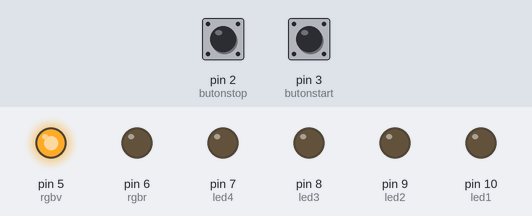
This program was run on a simulated Arduino Uno, built with avr-gcc and run on an emulated ATmega328P. Parts: output pins drawn as LEDs (lit = HIGH). Dashed ring = blinking. The inputs (shaded band) are chosen by the test bench; at power-on: pin 3 (butonstart) HIGH, pin 2 (butonstop) HIGH.

Above: at 1.2 s.
1.3 s: pin 3 (butonstart) pulled LOW for 0.15 s
At 1.7 s:
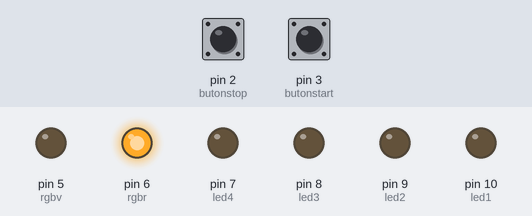
At 4.2 s:
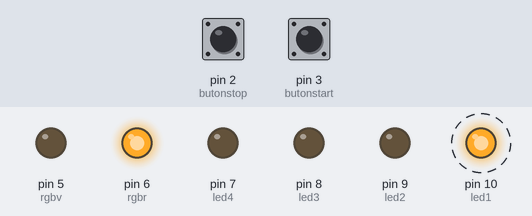
4.3 s: pin 2 (butonstop) pulled LOW for 3.2 s
At 6.7 s:
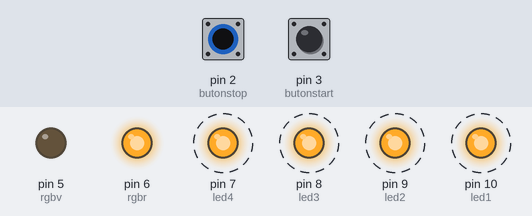
9.8 s: pin 3 (butonstart) pulled LOW for 1 s
At 13.7 s:
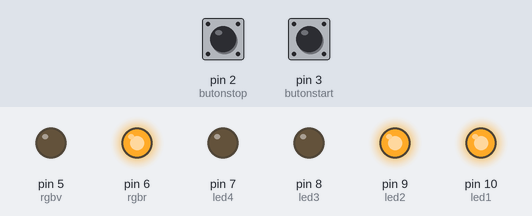
13.8 s: pin 2 (butonstop) pulled LOW for 1 s
17.8 s: pin 2 (butonstop) pulled LOW for 0.15 s
20.9 s: pin 2 (butonstop) pulled LOW for 1 s
Timing chart, 0 to 24.9 s (numbered marks = the images above; inputs shaded):
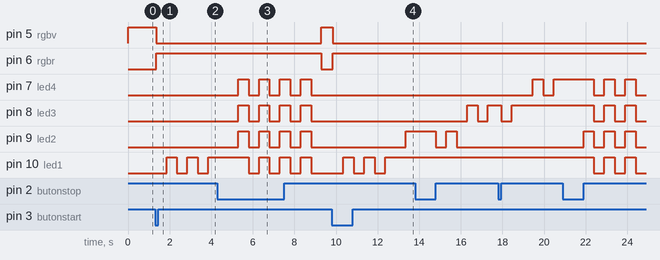

Measured:
- after the input at 1.3 s, pin 5 (rgbv): HIGH → LOW after 0.05 s; pin 6 (rgbr): LOW → HIGH after 0.05 s; pin 10 (led1): alternates HIGH for 0.50 s and LOW for 0.50 s, starting after 0.55 s
- after the input at 4.3 s, pin 5 (rgbv): LOW → HIGH after 5.0 s; pin 6 (rgbr): HIGH → LOW after 5.0 s; pin 7 (led4): alternates HIGH for 0.50 s and LOW for 0.50 s, starting after 1.0 s; pin 10 (led1): alternates HIGH for 0.50 s and LOW for 0.50 s, starting after 1.5 s
- after the input at 9.8 s, pin 5 (rgbv): HIGH → LOW after 0.05 s; pin 6 (rgbr): LOW → HIGH after 0.05 s; pin 9 (led2): LOW → HIGH after 3.6 s; pin 10 (led1): alternates HIGH for 0.50 s and LOW for 0.50 s, 5 changes in all, then stays HIGH, starting after 0.55 s
- by itself, pin 8 (led3), pin 9 (led2): alternates HIGH for 0.50 s and LOW for 0.50 s

The program:

main.cpp
```cpp
#include <Arduino.h>  // biblioteca arduino

// definim pini leduri si butoane
const int butonstart = 3;  // buton start
const int butonstop = 2;   // buton stop
const int rgbr = 6;    // rgb rosu
const int rgbv = 5;    // rgb verde
const int led1 = 10;       // led1
const int led2 = 9;        // led2
const int led3 = 8;        // led3
const int led4 = 7;        // led4

bool incarca = false;  // verificam proces de incarcare
int nivelIncarcare = 1;  // nivel de incarcare
unsigned long timpActualizare = 0;  // timpu de la ultima actualizare
unsigned long timpApasare = 0;  // timpu ultimei actualizare buton
const unsigned long debounceDelay = 50;  // pentru buton
const unsigned long timpApasareStop = 1000;  // cat apasam butonul de stop

int ultimaStart = LOW;  // ultima stare start
int stareStart = LOW;  //stare curenta start
int stareStop = LOW;  // stare curenta stop

bool clipoceste = false;  // clipoceste becul
unsigned long timpClipire = 0;  // schimbarea ultimei stari

void clipocesteLedCurent() {
    int ledCurent;
    if (nivelIncarcare == 1) ledCurent = led1;
    if (nivelIncarcare == 2) ledCurent = led2;
    if (nivelIncarcare == 3) ledCurent = led3;
    if (nivelIncarcare == 4) ledCurent = led4;

    if (millis() - timpClipire > 500) {  //la fiecare 500ms clipoceste
        clipoceste = !clipoceste;  //schimbam starea
        digitalWrite(ledCurent, clipoceste ? LOW : HIGH);  // on/of
        timpClipire = millis();  // refacem timpul
    }
}

void reseteazaLeds() {
    digitalWrite(led1, LOW);  // off led1
    digitalWrite(led2, LOW);  // off led2
    digitalWrite(led3, LOW);  // off led3
    digitalWrite(led4, LOW);  // off led4
}

void clipocesteToateLeds() {
    for (int i = 0; i <= 3; i++) {
        digitalWrite(led1, HIGH);
        digitalWrite(led2, HIGH);
        digitalWrite(led3, HIGH);
        digitalWrite(led4, HIGH);
        delay(500);
        reseteazaLeds();  // stingem toate ledurile
        delay(500);
    }
}

void pornesteIncarcarea() {
    incarca = true;  // activeaza starea
    nivelIncarcare = 1;  // porneste de la primul nivel (doar primul bec merge)
    timpActualizare = millis();  // seteaza timpul
    digitalWrite(rgbv, LOW);  // opreste rgb verde
    digitalWrite(rgbr, HIGH);  // porneste rgb rosu
}

void opresteIncarcarea() {
    incarca = false;  // seteaza starea = false
    digitalWrite(rgbv, HIGH);  // porneste rgb verde
    digitalWrite(rgbr, LOW);  // opreste rgb rosu
    reseteazaLeds(); // reseteaza ledurile
}

void intrerupeIncarcarea() {
    incarca = false;  // seteaza starea = false
    clipocesteToateLeds();  // toate becurile clipocesc
    opresteIncarcarea();  // opreste incarcarea
}

void actualizeazaIncarcarea() {
    if (nivelIncarcare <= 4) {  // daca nu s-a incarcat complet
        if (millis() - timpActualizare > 3000) {  // la fiecare 3s
            nivelIncarcare++;  // crestem nivelul (se mai aprinde 1 bec)
            timpActualizare = millis();  // actualizam timpul
        }
        clipocesteLedCurent();  // clipoceste ledul pentru nivelul curent
    } else {
        clipocesteToateLeds();  // clipocesc toate ledurile
        opresteIncarcarea();  // off
    }
}


void setup() {

    pinMode(butonstart, INPUT);
    pinMode(butonstop, INPUT);
    pinMode(rgbr, OUTPUT);
    pinMode(rgbv, OUTPUT);
    pinMode(led1, OUTPUT);
    pinMode(led2, OUTPUT);
    pinMode(led3, OUTPUT);
    pinMode(led4, OUTPUT);

    digitalWrite(rgbv, HIGH); // verde pornit

}

void loop() {
    int citireButonStart = !digitalRead(butonstart);
    if (citireButonStart != ultimaStart) { // ultima stare a butonului de start
        timpApasare = millis();  // actualizam timpul
    }
    if ((millis() - timpApasare) > debounceDelay) {  // pentru verificare debounce
        if (citireButonStart != stareStart) {
            stareStart = citireButonStart; // actualizam stare buton start
                        if (stareStart == HIGH && !incarca) {
                pornesteIncarcarea();  // daca butonul este apasat incepem incarcarea daca nu se face
            }
        }
    }
    ultimaStart = citireButonStart;  // actualizam buton start

    stareStop = digitalRead(butonstop); // citim buton stop
    if (stareStop == LOW) {  // este apasat
        unsigned long timpulApasarii = millis();  // salvam timpul
        while (digitalRead(butonstop) == LOW) {  // daca este apasat
            if (millis() - timpulApasarii > timpApasareStop) {
                intrerupeIncarcarea();  // nu mai incarcam
                break;
            }
        }
    }
    if (incarca) {
        actualizeazaIncarcarea();  // procesul de incarcare
    }
}
```
